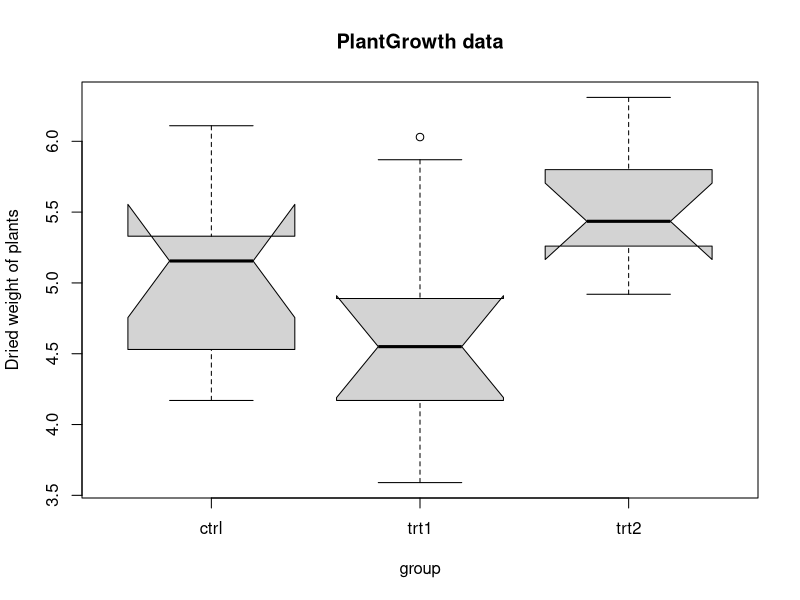
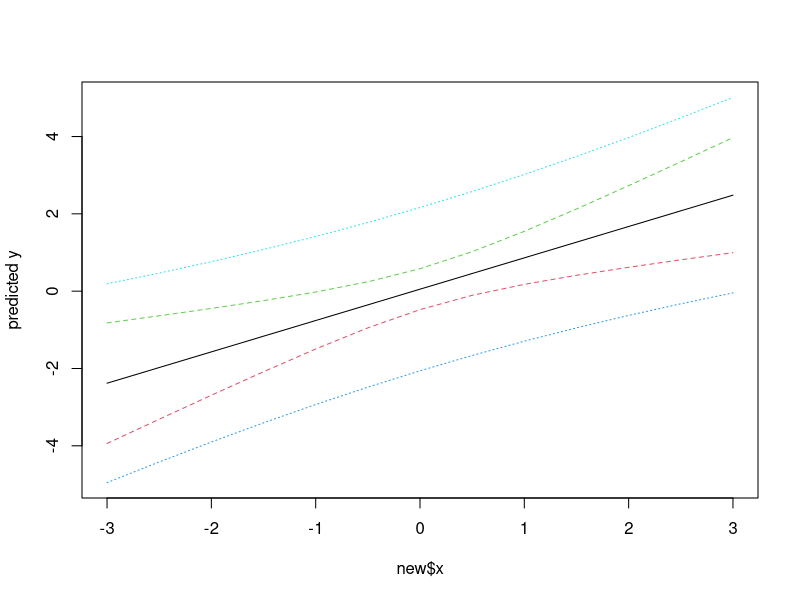

These figures' R source, in order:
## ---- chunk 1
knitr::opts_chunk$set(
	echo = TRUE,
	message = FALSE,
	warning = FALSE
)
## ---- chunk 2
## Examples of specific questions ?

#  - For future farming technique for a specified plant which treatment condition gives the largest plant yields on average

#  - Which web-site design is most viewed by customers  ?

#  - What will the temperature be next Thurseday ?

#  - What will my fourth quarter sales in region C be ?
  
#  - Which viewers like the same types of movies?
  
#  - Which plant is in this image ?

#  - What will be the Share price next month ?

## ---- chunk 3
require(stats); require(graphics)
boxplot(weight ~ group, data = PlantGrowth, main = "PlantGrowth data",
        ylab = "Dried weight of plants", col = "lightgray",
        notch = TRUE, varwidth = TRUE)
anova(lm(weight ~ group, data = PlantGrowth))
## ---- chunk 4
## Predictions
x <- rnorm(15)
y <- x + rnorm(15)
predict(lm(y ~ x))
new <- data.frame(x = seq(-3, 3, 0.5))
predict(lm(y ~ x), new, se.fit = TRUE)
pred.w.plim <- predict(lm(y ~ x), new, interval = "prediction")
pred.w.clim <- predict(lm(y ~ x), new, interval = "confidence")
matplot(new$x, cbind(pred.w.clim, pred.w.plim[,-1]),
        lty = c(1,2,2,3,3), type = "l", ylab = "predicted y")

